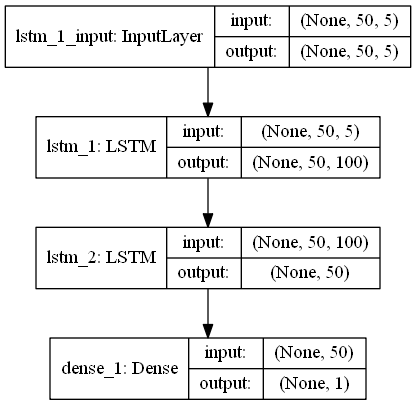

Python code for this plot:
#!/usr/bin/env python
# encoding: utf-8
'''
@Author  : pentiumCM
@Email   : 842679178@qq.com
@Software: PyCharm
@File    : stock_pred_quandl.py
@Time    : 2020/8/3 20:18
@desc	 : 使用 LSTM 预测股票价格

'''

# 训练过程：
# 取一定时间点的数据（如50个交易日的数据）作为输入，
# 预测该段时间的下一个交易日的收盘价，不断缩小真实收盘价与预测收盘价的差值loss即可。
# (1) 加载stock数据
# (2) 构造训练数据
# (3) LSTM建模
# (4) 预测stock
# (5) 查看stock trend拟合效果


import pandas as pd

# from datetime import datetime


import numpy as np
import matplotlib.pyplot as plt

from pandas import datetime
from sklearn.preprocessing import MinMaxScaler

from keras.models import Sequential
from keras.layers import LSTM, Dense

import quandl

# 可视化神经网络
from keras.utils import plot_model


def predict_stock(stock_name, start_time, end_time, data_source='yahoo'):
    # 一、加载数据
    start = start_time
    end = end_time

    quandl.ApiConfig.api_key = "QLczKWkHuD_zpxstvf4m"  # YOURAPIKEY换成你的API key
    google_stock = pd.DataFrame(quandl.get(stock_name, start_date=start, end_date=end))
    print(google_stock.shape)

    print(google_stock.tail())
    print(google_stock.head())

    # 绘制stock历史收盘价trend图
    plt.figure(figsize=(16, 8))
    plt.plot(google_stock['Close'])
    plt.show()

    # 构造训练集与验证集
    # 时间点长度
    time_stamp = 50

    # 划分训练集与验证集
    google_stock = google_stock[['Open', 'High', 'Low', 'Close', 'Volume']]  # 'Volume'
    train = google_stock[0:2800 + time_stamp]
    valid = google_stock[2800 - time_stamp:]

    # 归一化
    scaler = MinMaxScaler(feature_range=(0, 1))
    scaled_data = scaler.fit_transform(train)
    x_train, y_train = [], []

    # 训练集
    print(scaled_data.shape)
    print(scaled_data[1, 3])
    for i in range(time_stamp, len(train)):
        x_train.append(scaled_data[i - time_stamp:i])
        y_train.append(scaled_data[i, 3])

    x_train, y_train = np.array(x_train), np.array(y_train)

    # 验证集
    scaled_data = scaler.fit_transform(valid)
    x_valid, y_valid = [], []
    for i in range(time_stamp, len(valid)):
        x_valid.append(scaled_data[i - time_stamp:i])
        y_valid.append(scaled_data[i, 3])

    x_valid, y_valid = np.array(x_valid), np.array(y_valid)

    print(x_train.shape)
    print(x_valid.shape)
    train.head()

    #
    # 创建并训练LSTM模型
    # 超参数
    epochs = 3
    batch_size = 16
    # LSTM 参数: return_sequences=True LSTM输出为一个序列。默认为False，输出一个值。
    # input_dim：输入单个样本特征值的维度
    # input_length：输入的时间点长度
    model = Sequential()
    model.add(LSTM(units=100, return_sequences=True, input_shape=(x_train.shape[1], x_train.shape[2])))
    model.add(LSTM(units=50))
    model.add(Dense(1))
    model.compile(loss='mean_squared_error', optimizer='adam')
    model.fit(x_train, y_train, epochs=epochs, batch_size=batch_size, verbose=2)

    plot_model(model, to_file='stock_pred_quandl.png', show_shapes=True)

    # 预测stock价格
    closing_price = model.predict(x_valid)
    scaler.fit_transform(pd.DataFrame(valid['Close'].values))
    # 反归一化
    closing_price = scaler.inverse_transform(closing_price)
    y_valid = scaler.inverse_transform([y_valid])
    # print(y_valid)
    # print(closing_price)
    rms = np.sqrt(np.mean(np.power((y_valid - closing_price), 2)))
    print(rms)
    print(closing_price.shape)
    print(y_valid.shape)

    # 拟合stock trend
    plt.figure(figsize=(16, 8))
    dict_data = {
        'Predictions': closing_price.reshape(1, -1)[0],
        'Close': y_valid[0]
    }
    data_pd = pd.DataFrame(dict_data)

    plt.plot(data_pd[['Close', 'Predictions']])
    plt.show()


if __name__ == '__main__':
    # 股票代码
    stock_name = 'WIKI/GOOGL'

    # 数据采集时段
    start_time = datetime.datetime(2000, 10, 12)
    end_time = datetime.today()

    predict_stock(stock_name, start_time, end_time)
